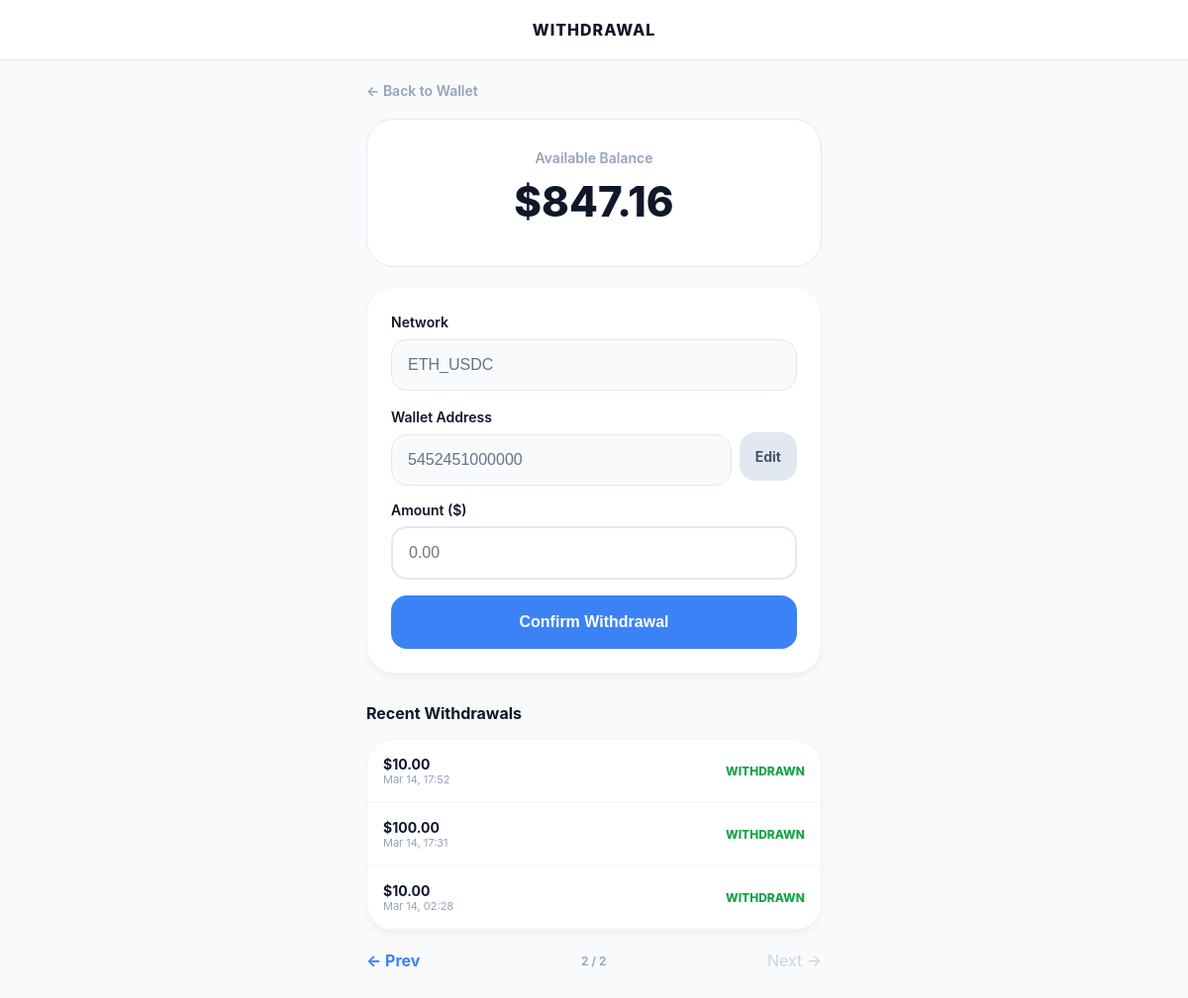
The page /withdraw/?page=2 (signed in) on the database its author committed.
### Catalog/models.py (models this page shows, shortened)
class Profile(models.Model):
    user = models.OneToOneField(User, on_delete=models.CASCADE, related_name='profile')
    wallet_address = models.CharField(max_length=255, blank=True, null=True)
    network = models.CharField(max_length=50, default='ETH_USDC')
    balance = models.DecimalField(max_digits=12, decimal_places=2, default=0.00)
    wallet_address = models.CharField(max_length=255, blank=True, null=True)
    phone_number = models.CharField(max_length=20, blank=True, null=True)
    current_progress = models.IntegerField(default=0)

class Order(models.Model):
    STATUS_CHOICES = [
        ('scheduled', 'Scheduled'),
        ('pending', 'Pending'),
        ('completed', 'Completed'),
        ('frozen', 'Frozen'),
        ('withdrawal', 'Withdrawal Pending'),
        ('withdrawn', 'Withdrawn/Paid'),
        ('rejected', 'Rejected'),
    ]
    user = models.ForeignKey(User, on_delete=models.CASCADE, related_name='orders', null=True, blank=True)
    product_name = models.CharField(max_length=255)
    price = models.DecimalField(max_digits=12, decimal_places=2, default=0.00)
    profit = models.DecimalField(max_digits=12, decimal_places=2, default=0.00)
    commission_rate = models.DecimalField(max_digits=5, decimal_places=2, default=1.00)
    status = models.CharField(max_length=20, choices=STATUS_CHOICES, default='pending')
    created_at = models.DateTimeField(auto_now_add=True)
    scheduled_at = models.IntegerField(null=True, blank=True)

### Catalog/views.py (the view, shortened to what this page needs)
# urls.py: path('withdraw/', views.withdraw_funds, name='withdraw_funds'),
@login_required(login_url='user_login')
def withdraw_funds(request):
    profile = request.user.profile
    withdrawals = Order.objects.filter(
        user=request.user,
        status__in=['withdrawal', 'withdrawn']
    ).order_by('-created_at')
    paginator = Paginator(withdrawals, 5)
    page_number = request.GET.get('page')
    page_obj = paginator.get_page(page_number)
    return render(request, 'users/withdrawal.html', {
        'profile': profile,
        'withdrawals': page_obj
    })

### Catalog/templates/users/withdrawal.html (shortened to what this page needs)
<!DOCTYPE html>
<html lang="en">
<head>
</head>
<body>
    <nav><span style="font-weight: 800; letter-spacing: 1px;">WITHDRAWAL</span></nav>
    <main class="container">
        <a href="{% url 'user_wallet' %}" class="back-link">← Back to Wallet</a>
        <div class="balance-card">
            <div style="font-size: 14px; color: var(--inactive); font-weight: 600;">Available Balance</div>
            <div style="font-size: 42px; font-weight: 800; color: var(--dark); margin: 10px 0;">${{ profile.balance|floatformat:2 }}</div>
        </div>
        <div class="card">
            <form method="POST">
                <label style="font-weight: 600; font-size: 14px;">Network</label>
                <input type="text" name="network" value="{{ profile.network|default:'Not Set' }}" readonly class="locked-input">
                <label style="font-weight: 600; font-size: 14px;">Wallet Address</label>
                <div style="display: flex; gap: 8px; align-items: center; margin-bottom: 16px;">
                    <input type="text" name="wallet_address" value="{{ profile.wallet_address|default:'Not Set' }}" readonly class="locked-input" style="margin-bottom: 0;">
                    <a href="{% url 'edit_wallet' %}" style="padding: 16px; background: #e2e8f0; color: #475569; text-decoration: none; border-radius: 16px; font-weight: 700; font-size: 14px;">Edit</a>
                </div>
                <label style="font-weight: 600; font-size: 14px; display: block;">Amount ($)</label>
                <input type="number" name="amount" id="amount" step="0.01" placeholder="0.00" required>
                <button type="submit">Confirm Withdrawal</button>
            </form>
        </div>
        <h3 style="font-size: 16px; margin-top: 30px;">Recent Withdrawals</h3>
        <div class="card" style="padding: 0;">
            {% for w in withdrawals %}
            <div style="padding: 16px; border-bottom: 1px solid #f1f5f9; display: flex; justify-content: space-between; align-items: center;">
                <div>
                    <div style="font-size: 14px; font-weight: 700;">${{ w.price }}</div>
                    <div style="font-size: 11px; color: var(--inactive);">{{ w.created_at|date:"M d, H:i" }}</div>
                </div>
                <div style="font-size: 12px; font-weight: 800; color: {% if w.status == 'withdrawn' %}#16a34a{% else %}#f59e0b{% endif %};">
                    {{ w.status|upper }}
                </div>
            </div>
            {% empty %}
            <div style="padding: 20px; text-align: center; color: var(--inactive); font-size: 13px;">No history found</div>
            {% endfor %}
        </div>
        <div style="display: flex; justify-content: space-between; align-items: center; margin-top: 10px;">
            {% if withdrawals.has_previous %}
                <a href="?page={{ withdrawals.previous_page_number }}" style="text-decoration: none; font-weight: 700; color: var(--primary);">← Prev</a>
            {% else %} <span style="color: #cbd5e1;">← Prev</span> {% endif %}
            <span style="font-size: 12px; font-weight: 600; color: var(--inactive);">{{ withdrawals.number }} / {{ withdrawals.paginator.num_pages }}</span>
            {% if withdrawals.has_next %}
                <a href="?page={{ withdrawals.next_page_number }}" style="text-decoration: none; font-weight: 700; color: var(--primary);">Next →</a>
            {% else %} <span style="color: #cbd5e1;">Next →</span> {% endif %}
        </div>
    </main>
</body>
</html>

### Catalog/templates/users/withdrawal.html (style rules this page uses)
:root { --primary: #3b82f6; --inactive: #94a3b8; --bg: #f8fafc; --dark: #0f172a; }
* { box-sizing: border-box; -webkit-tap-highlight-color: transparent; }
body { margin: 0; background: var(--bg); font-family: -apple-system, system-ui, sans-serif; padding-bottom: 40px; color: var(--dark); }
nav { background: white; padding: 20px; text-align: center; border-bottom: 1px solid #e2e8f0; }
.container { padding: 20px; max-width: 500px; margin: 0 auto; }
.back-link { display: inline-flex; align-items: center; gap: 8px; color: var(--inactive); text-decoration: none; font-weight: 600; margin-bottom: 20px; font-size: 14px; }
.balance-card { background: white; padding: 30px; border-radius: 28px; border: 1px solid #e2e8f0; text-align: center; margin-bottom: 20px; }
.card { background: white; padding: 24px; border-radius: 28px; border: 1px solid #f1f5f9; box-shadow: 0 4px 6px -1px rgba(0,0,0,0.05); margin-bottom: 20px; }
input { width: 100%; padding: 16px; border: 2px solid #e2e8f0; border-radius: 16px; font-size: 16px; margin: 8px 0 16px 0; background: #fff; }
.locked-input { background: #f8fafc; color: #64748b; cursor: not-allowed; border: 1px solid #e2e8f0; }
button { width: 100%; padding: 18px; background: var(--primary); color: white; border: none; border-radius: 16px; font-weight: 800; font-size: 16px; cursor: pointer; }

### rows shown on the page
Profile: balance "847.16", network "ETH_USDC", wallet_address "5452451000000"
Order: price "10.00", created_at "Mar 14, 17:52", status "WITHDRAWN"
Order: price "100.00", created_at "Mar 14, 17:31", status "WITHDRAWN"
Order: price "10.00", created_at "Mar 14, 02:28", status "WITHDRAWN"

### other values the page prints
{{ withdrawals.number }} "2"
{{ withdrawals.paginator.num_pages }} "2"
